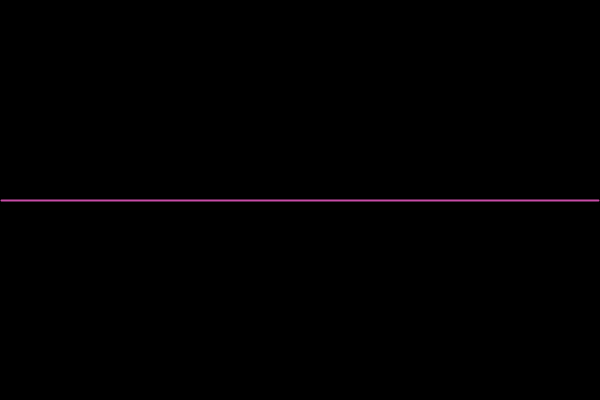
Frame 1 (no input)
Frame 60 (the mouse pressed at the canvas centre just before this capture): identical to frame 1, image omitted
Frame 120 (the mouse held since frame 60 and released just before this capture): identical to frame 1, image omitted

The Processing sketch that drew this single still picture (run headless with seeded random() and noise(); from frame 60 on, the mouse is pressed at the canvas centre):

// Processing sketch: pushyBoi
// ── pushyBoi.pde
float 
  damping = 1.2,
  scale = 20,
  res = 30;
  
void setup () {
  background (0);
  stroke (200,76,167);
  strokeWeight (2);
  noFill ();
  size (600,400);
}

void draw () {
  background (0);
  translate (0,height/2);
  scale = (mouseY-height/2) + 1;
  scale /= 5;
  scale = (scale<=1)? 1: scale;

  beginShape ();
  for (int x = 0; x < width; x++) {
    float index = abs (x - width/2) + 5;
    index /= scale;
    float y = pow (index, damping); 
    y = (scale) / y;
    float xp = (x - width/2 ) * scale + width/2;
    curveVertex (xp, y);
  }
  endShape ();
  
}
